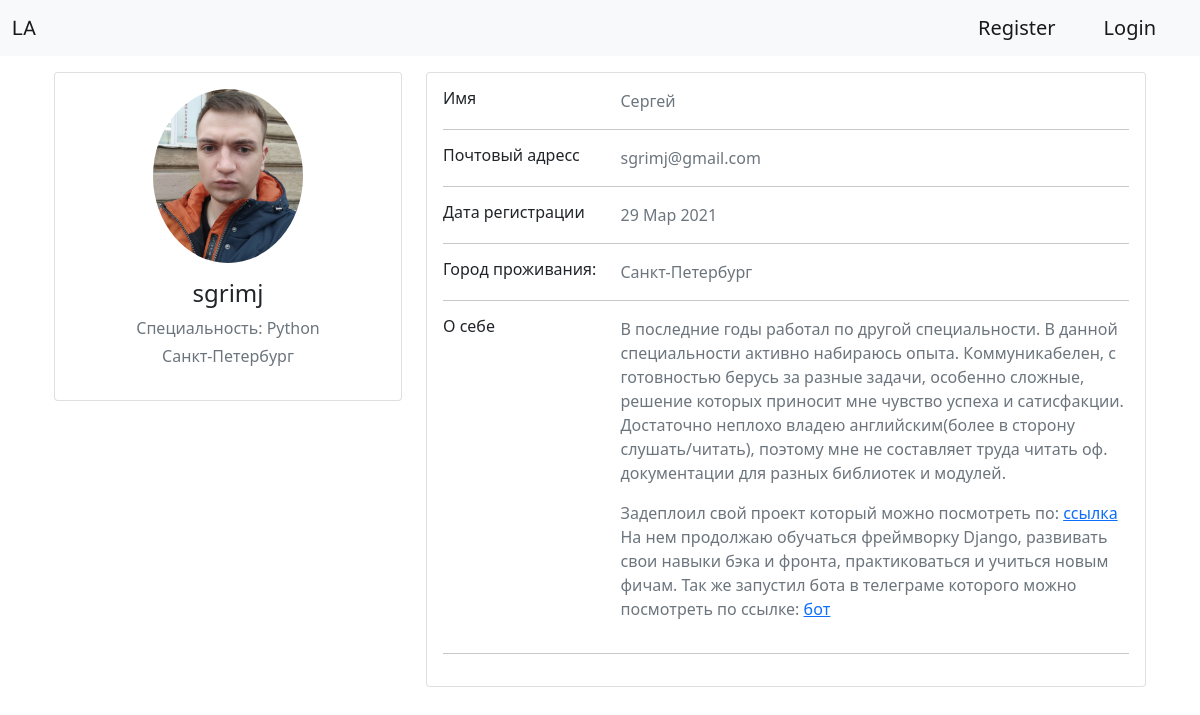
The app's page /profile/sgrimj/ with its own data.
### blog/models.py (models this page shows, shortened)
class Profile(models.Model):
    user = models.OneToOneField(User, on_delete=models.CASCADE)
    slug = models.SlugField(max_length=255, verbose_name="Url", unique=True)
    bio = models.TextField(blank=True, verbose_name='О себе', )
    city = models.CharField(max_length=60, blank=True)
    occupation = models.CharField(max_length=200, blank=True)
    birth_date = models.DateField(null=True, blank=True)
    profile_picture = models.ImageField(upload_to="useravatars/%Y/%m/%d/", blank=True, verbose_name="profile picture", )
    send_email = models.BooleanField(default=True, verbose_name="Получать рассылку")
    url_for_hh = models.CharField(max_length=255, null=True)
    class Meta:
        verbose_name = "Профиль"
        verbose_name_plural = "Профили"
        ordering = ["user"]

### blog/views.py (the view)
# urls.py: path('profile/<str:slug>/',profile, name="profile"),
@transaction.atomic
def profile(request, slug):
    template_name = 'blog/profile.html'
    profile = get_object_or_404(Profile, slug=slug)
    if request.method == 'POST':
        profile_form = ProfileForm(request.POST, request.FILES, instance=profile)
        if profile_form.is_valid():
            temp_form = profile_form.save(commit=False)
            if temp_form.city:
                check_url = url_creator_hh(temp_form.city, "TEMP")
                if check_url == "Такой город не поддерживается":
                    temp_form.city = temp_form.city + ": временно не поддерживается"
                else:
                    check_city = normalizer_bd(profile_form.instance.city)
                    city = City.objects.filter(name=check_city)
                    if not city:
                        temp = City(name=check_city)
                        temp.save()
            if temp_form.occupation:
                check_occupation = normalizer_bd(profile_form.instance.occupation)
                occupation = Occupation.objects.filter(name=check_occupation)
                if not occupation:
                    temp = Occupation(name=check_occupation)
                    temp.save()
            temp_form.save()
            return redirect("profile", slug=slug)
    else:
        profile_form = ProfileForm(instance=profile)
    context = {'profile': profile,
               'form': profile_form,
               }
    return render(request, template_name, context)

### blog/templates/blog/profile.html (shortened to what this page needs)
{% extends "base_jobs.html"  %}
{% load static %}
{% block content %}
<div class="container my-3">
    <div class="row gutters-sm">
        <div class="col-md-4 mb-3">
            <div class="card">
                <div class="card-body">
                    <div class="d-flex flex-column align-items-center text-center">
                        {% if profile.profile_picture %}
                        <img src="/media/{{profile.profile_picture}}" alt="Avatar" class="rounded-circle" width="150">
                        {% else %}
                        <img src="{% static '/img/missing.jpg' %}" alt="Avatar" class="rounded-circle" width="150">
                        {% endif %}
                        <div class="mt-3">
                            <h4>{{profile.user.username}}</h4>
                            <p class="text-secondary mb-1">
                                {% if profile.occupation %}
                                Специальность: {{profile.occupation}}
                                {% endif %}
                            </p>
                            <p class="text-muted font-size-sm">{{profile.city}}</p>
                        </div>
                    </div>
                </div>
            </div>
        </div>
        <div class="col-md-8">
            <div class="card mb-3">
                <div class="card-body">
                    {% if profile.user.first_name or profile.user.last_name %}
                    <div class="row">
                        <div class="col-sm-3">
                            <h6 class="mb-0">Имя</h6>
                        </div>
                        <div class="col-sm-9 text-secondary">
                            {{profile.user.first_name}} {{profile.user.last_name}}
                        </div>
                    </div>
                    <hr>
                    {% endif %}
                    <div class="row">
                        <div class="col-sm-3">
                            <h6 class="mb-0">Почтовый адресс</h6>
                        </div>
                        <div class="col-sm-9 text-secondary">
                            {{profile.user.email}}
                        </div>
                    </div>
                    <hr>
                    <div class="row">
                        <div class="col-sm-3">
                            <h6 class="mb-0">Дата регистрации</h6>
                        </div>
                        <div class="col-sm-9 text-secondary">
                            {{profile.user.date_joined | date:"d M Y"}}
                        </div>
                    </div>
                    <hr>
                    {% if profile.user.profile.city %}
                    <div class="row">
                        <div class="col-sm-3">
                            <h6 class="mb-0">Город проживания:</h6>
                        </div>
                        <div class="col-sm-9 text-secondary">
                            {{ profile.user.profile.city }}
                        </div>
                    </div>
                    <hr>
                    {% endif %}
                    {% if profile.user.profile.bio %}
                    <div class="row">
                        <div class="col-sm-3">
                            <h6 class="mb-0">О себе</h6>
                        </div>
                        <div class="col-sm-9 text-secondary">
                            {% autoescape off %}
                            {{ profile.user.profile.bio | linebreaks }}
                            {% endautoescape %}
                        </div>
                    </div>
                    <hr>
                    {% endif %}
                </div>
            </div>
        </div>
    </div>
</div>
{% endblock %}

### records on screen
Profile: profile_picture (picture), user.username "sgrimj", occupation "Python", city "Санкт-Петербург", user.first_name "Сергей", user.email "sgrimj@gmail.com", user.date_joined "29 Мар 2021", user.profile.city "Санкт-Петербург", user.profile.bio "В последние годы работал по другой специальности. В данной специальности активно набираюсь опыта. Коммуникабелен, с готовностью берусь за разные задачи, особенно сложные, решение которых приносит мне чувство успеха и сатисфакции. Достаточно неплохо владею английским(более в сторону слушать/читать), поэтому мне не составляет труда читать оф. документации для разных библиотек и модулей. Задеплоил свой проект который можно посмотреть по: ссылка На нем продолжаю обучаться фреймворку Django, развивать свои навыки бэка и фронта, практиковаться и учиться новым фичам. Так же запустил бота в телеграме которого можно посмотреть по ссылке: бот"
